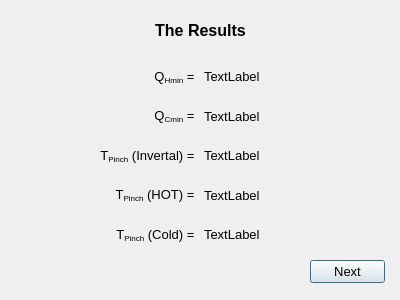
<?xml version="1.0" encoding="UTF-8"?>
<ui version="4.0">
 <class>Results</class>
 <widget class="QDialog" name="Results">
  <property name="geometry">
   <rect>
    <x>0</x>
    <y>0</y>
    <width>400</width>
    <height>300</height>
   </rect>
  </property>
  <property name="font">
   <font>
    <pointsize>10</pointsize>
   </font>
  </property>
  <property name="windowTitle">
   <string>The Results</string>
  </property>
  <widget class="QPushButton" name="pushButton">
   <property name="geometry">
    <rect>
     <x>310</x>
     <y>260</y>
     <width>75</width>
     <height>23</height>
    </rect>
   </property>
   <property name="text">
    <string>Next</string>
   </property>
  </widget>
  <widget class="QLabel" name="label_11">
   <property name="geometry">
    <rect>
     <x>20</x>
     <y>20</y>
     <width>361</width>
     <height>20</height>
    </rect>
   </property>
   <property name="font">
    <font>
     <pointsize>12</pointsize>
     <weight>75</weight>
     <bold>true</bold>
    </font>
   </property>
   <property name="text">
    <string>The Results</string>
   </property>
   <property name="alignment">
    <set>Qt::AlignCenter</set>
   </property>
  </widget>
  <widget class="QWidget" name="">
   <property name="geometry">
    <rect>
     <x>80</x>
     <y>60</y>
     <width>241</width>
     <height>191</height>
    </rect>
   </property>
   <layout class="QGridLayout" name="gridLayout">
    <item row="3" column="1">
     <widget class="QLabel" name="label_9">
      <property name="text">
       <string>TextLabel</string>
      </property>
     </widget>
    </item>
    <item row="2" column="0">
     <widget class="QLabel" name="label_3">
      <property name="text">
       <string>&lt;html&gt;&lt;head/&gt;&lt;body&gt;&lt;p align=&quot;right&quot;&gt;&lt;span style=&quot; font-size:10pt;&quot;&gt;T&lt;/span&gt;&lt;span style=&quot; font-size:10pt; vertical-align:sub;&quot;&gt;Pinch&lt;/span&gt;&lt;span style=&quot; font-size:10pt;&quot;&gt; (Invertal) = &lt;/span&gt;&lt;/p&gt;&lt;/body&gt;&lt;/html&gt;</string>
      </property>
     </widget>
    </item>
    <item row="0" column="0">
     <widget class="QLabel" name="label">
      <property name="toolTip">
       <string>&lt;html&gt;&lt;head/&gt;&lt;body&gt;&lt;p align=&quot;right&quot;&gt;&lt;span style=&quot; font-size:10pt;&quot;&gt;Q&lt;/span&gt;&lt;span style=&quot; font-size:10pt; vertical-align:sub;&quot;&gt;Hmin&lt;/span&gt;&lt;/p&gt;&lt;/body&gt;&lt;/html&gt;</string>
      </property>
      <property name="whatsThis">
       <string>&lt;html&gt;&lt;head/&gt;&lt;body&gt;&lt;p&gt;QHmin&lt;/p&gt;&lt;/body&gt;&lt;/html&gt;</string>
      </property>
      <property name="text">
       <string>&lt;html&gt;&lt;head/&gt;&lt;body&gt;&lt;p align=&quot;right&quot;&gt;&lt;span style=&quot; font-size:10pt;&quot;&gt;Q&lt;/span&gt;&lt;span style=&quot; font-size:10pt; vertical-align:sub;&quot;&gt;Hmin&lt;/span&gt;&lt;span style=&quot; font-size:10pt;&quot;&gt; = &lt;/span&gt;&lt;/p&gt;&lt;/body&gt;&lt;/html&gt;</string>
      </property>
     </widget>
    </item>
    <item row="1" column="0">
     <widget class="QLabel" name="label_2">
      <property name="text">
       <string>&lt;html&gt;&lt;head/&gt;&lt;body&gt;&lt;p align=&quot;right&quot;&gt;&lt;span style=&quot; font-size:10pt;&quot;&gt;Q&lt;/span&gt;&lt;span style=&quot; font-size:10pt; vertical-align:sub;&quot;&gt;Cmin&lt;/span&gt;&lt;span style=&quot; font-size:10pt;&quot;&gt; = &lt;/span&gt;&lt;/p&gt;&lt;/body&gt;&lt;/html&gt;</string>
      </property>
     </widget>
    </item>
    <item row="4" column="1">
     <widget class="QLabel" name="label_10">
      <property name="text">
       <string>TextLabel</string>
      </property>
     </widget>
    </item>
    <item row="4" column="0">
     <widget class="QLabel" name="label_5">
      <property name="text">
       <string>&lt;html&gt;&lt;head/&gt;&lt;body&gt;&lt;p align=&quot;right&quot;&gt;T&lt;span style=&quot; vertical-align:sub;&quot;&gt;Pinch&lt;/span&gt; (Cold) = &lt;/p&gt;&lt;/body&gt;&lt;/html&gt;</string>
      </property>
     </widget>
    </item>
    <item row="0" column="1">
     <widget class="QLabel" name="label_6">
      <property name="font">
       <font>
        <pointsize>10</pointsize>
       </font>
      </property>
      <property name="text">
       <string>TextLabel</string>
      </property>
     </widget>
    </item>
    <item row="3" column="0">
     <widget class="QLabel" name="label_4">
      <property name="text">
       <string>&lt;html&gt;&lt;head/&gt;&lt;body&gt;&lt;p align=&quot;right&quot;&gt;&lt;span style=&quot; font-size:10pt;&quot;&gt;T&lt;/span&gt;&lt;span style=&quot; font-size:10pt; vertical-align:sub;&quot;&gt;Pinch&lt;/span&gt;&lt;span style=&quot; font-size:10pt;&quot;&gt; (HOT) = &lt;/span&gt;&lt;/p&gt;&lt;/body&gt;&lt;/html&gt;</string>
      </property>
     </widget>
    </item>
    <item row="2" column="1">
     <widget class="QLabel" name="label_8">
      <property name="text">
       <string>TextLabel</string>
      </property>
     </widget>
    </item>
    <item row="1" column="1">
     <widget class="QLabel" name="label_7">
      <property name="text">
       <string>TextLabel</string>
      </property>
     </widget>
    </item>
   </layout>
  </widget>
 </widget>
 <resources/>
 <connections>
  <connection>
   <sender>pushButton</sender>
   <signal>clicked()</signal>
   <receiver>Results</receiver>
   <slot>close()</slot>
   <hints>
    <hint type="sourcelabel">
     <x>345</x>
     <y>275</y>
    </hint>
    <hint type="destinationlabel">
     <x>285</x>
     <y>274</y>
    </hint>
   </hints>
  </connection>
 </connections>
</ui>
